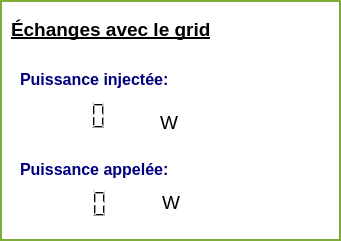
     <widget class="QWidget" name="Home" native="true">
      <property name="geometry">
       <rect>
        <x>330</x>
        <y>310</y>
        <width>341</width>
        <height>241</height>
       </rect>
      </property>
      <property name="font">
       <font>
        <pointsize>14</pointsize>
       </font>
      </property>
      <property name="styleSheet">
       <string notr="true">background-color: rgb(255, 255, 255);border:2px solid rgb(125, 172, 56);</string>
      </property>
      <widget class="QLabel" name="label_92">
       <property name="geometry">
        <rect>
         <x>160</x>
         <y>110</y>
         <width>21</width>
         <height>25</height>
        </rect>
       </property>
       <property name="font">
        <font>
         <pointsize>14</pointsize>
         <weight>50</weight>
         <bold>false</bold>
        </font>
       </property>
       <property name="styleSheet">
        <string notr="true">color: rgb(0, 0, 0);border:0px ;</string>
       </property>
       <property name="text">
        <string>W</string>
       </property>
      </widget>
      <widget class="QLabel" name="houseIMG">
       <property name="geometry">
        <rect>
         <x>210</x>
         <y>30</y>
         <width>111</width>
         <height>91</height>
        </rect>
       </property>
       <property name="styleSheet">
        <string notr="true">border-color: rgb(255, 255, 255);</string>
       </property>
       <property name="text">
        <string/>
       </property>
       <property name="pixmap">
        <pixmap>images/withGrid.png</pixmap>
       </property>
       <property name="scaledContents">
        <bool>true</bool>
       </property>
      </widget>
      <widget class="QLabel" name="label_85">
       <property name="geometry">
        <rect>
         <x>11</x>
         <y>17</y>
         <width>211</width>
         <height>25</height>
        </rect>
       </property>
       <property name="font">
        <font>
         <family>Arial</family>
         <pointsize>14</pointsize>
         <weight>75</weight>
         <bold>true</bold>
         <underline>true</underline>
        </font>
       </property>
       <property name="styleSheet">
        <string notr="true">color: rgb(0, 0, 0);border:0px ;</string>
       </property>
       <property name="text">
        <string>&lt;html&gt;&lt;head/&gt;&lt;body&gt;&lt;p&gt;Échanges avec le grid&lt;/p&gt;&lt;/body&gt;&lt;/html&gt;</string>
       </property>
      </widget>
      <widget class="QLabel" name="label_88">
       <property name="geometry">
        <rect>
         <x>20</x>
         <y>67</y>
         <width>161</width>
         <height>25</height>
        </rect>
       </property>
       <property name="font">
        <font>
         <family>Arial</family>
         <pointsize>12</pointsize>
         <weight>75</weight>
         <bold>true</bold>
        </font>
       </property>
       <property name="styleSheet">
        <string notr="true">color: rgb(0, 0, 127);border:0px ;</string>
       </property>
       <property name="text">
        <string>Puissance injectée:</string>
       </property>
      </widget>
      <widget class="QLCDNumber" name="consommationPower">
       <property name="geometry">
        <rect>
         <x>26</x>
         <y>188</y>
         <width>91</width>
         <height>31</height>
        </rect>
       </property>
       <property name="font">
        <font>
         <pointsize>12</pointsize>
        </font>
       </property>
       <property name="styleSheet">
        <string notr="true">color: rgb(0, 0, 0);border:0px ;</string>
       </property>
       <property name="digitCount">
        <number>5</number>
       </property>
       <property name="value" stdset="0">
        <double>0.000000000000000</double>
       </property>
      </widget>
      <widget class="QLabel" name="label_24">
       <property name="geometry">
        <rect>
         <x>20</x>
         <y>159</y>
         <width>201</width>
         <height>21</height>
        </rect>
       </property>
       <property name="font">
        <font>
         <family>Arial</family>
         <pointsize>12</pointsize>
         <weight>75</weight>
         <bold>true</bold>
        </font>
       </property>
       <property name="styleSheet">
        <string notr="true">color: rgb(0, 0, 127);border:0px ;</string>
       </property>
       <property name="text">
        <string>Puissance appelée:</string>
       </property>
      </widget>
      <widget class="QLCDNumber" name="feededPower">
       <property name="geometry">
        <rect>
         <x>30</x>
         <y>100</y>
         <width>81</width>
         <height>31</height>
        </rect>
       </property>
       <property name="font">
        <font>
         <pointsize>12</pointsize>
        </font>
       </property>
       <property name="styleSheet">
        <string notr="true">color: rgb(0, 0, 0);border:0px ;</string>
       </property>
      </widget>
      <widget class="QLabel" name="label_34">
       <property name="geometry">
        <rect>
         <x>162</x>
         <y>192</y>
         <width>47</width>
         <height>21</height>
        </rect>
       </property>
       <property name="font">
        <font>
         <pointsize>14</pointsize>
        </font>
       </property>
       <property name="styleSheet">
        <string notr="true">color: rgb(0, 0, 0);border:0px ;</string>
       </property>
       <property name="text">
        <string>W</string>
       </property>
      </widget>
     </widget>
